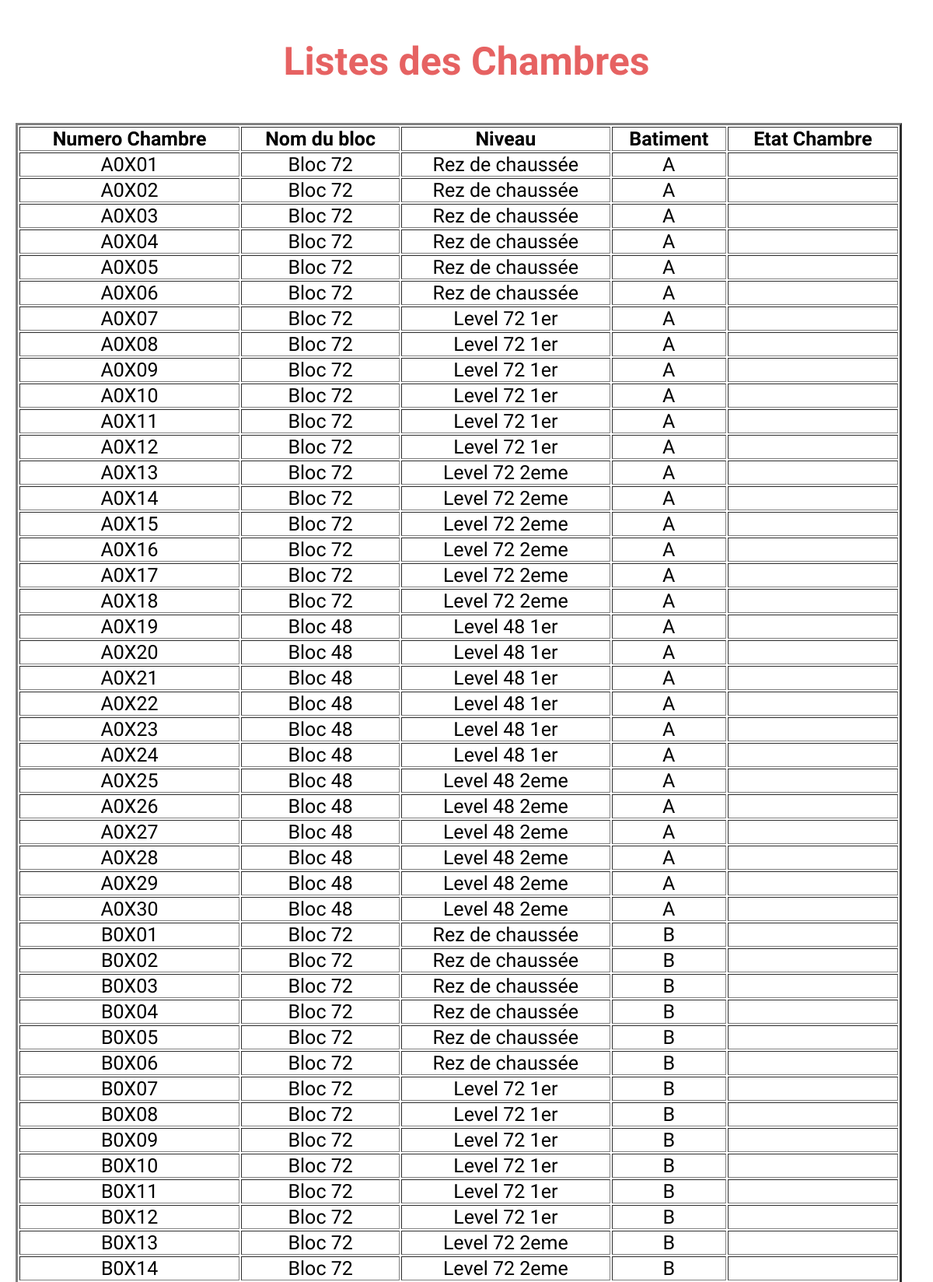
Screenshot of /list-rooms.php (upper part) with the database file from the repository.
### tables this page shows
CREATE TABLE `chambre` (
  `numChambre` varchar(10) NOT NULL,
  `level` varchar(50) NOT NULL,
  `nomBloc` varchar(10) NOT NULL,
  `batiment` varchar(1) NOT NULL,
  `etat` varchar(10) NOT NULL
);

### list-rooms.php (the view, shortened to what this page needs)
<!DOCTYPE html>
<html lang="en">
<head>
    <link rel="stylesheet" type="text/css" href="css/style.css">
</head>
<body>
<?php
        $bdd = new PDO('mysql:host=localhost; dbname=bd_groupe14; charset=utf8','root','');
        $req = $bdd -> query('SELECT * FROM chambre');
    ?>
    <section class="list-client">
        <div class="list-client-text">
            <h3>Listes des Chambres</h3>
        </div>
        <div class="table">
            <table class="table-content" border="3">
                <tr>
                    <th>Numero Chambre</th>
                    <th>Nom du bloc</th>
                    <th>Niveau</th>
                    <th>Batiment</th>
                    <th>Etat Chambre</th>
                </tr>
                <?php
                    while($resultat=$req->fetch()){
                ?>
                <tr>
                    <td><?php echo $resultat['numChambre']; ?></td>
                    <td><?php echo $resultat['nomBloc']; ?></td>
                    <td><?php echo $resultat['level']; ?></td>
                    <td><?php echo $resultat['batiment']; ?></td>
                    <td><?php echo $resultat['etat']; ?></td>
                </tr>
                <?php
                    }
                ?>
            </table>
        </div>
    </section>
</body>
</html>

### style.css (style rules this page uses)
* { margin: 0; padding: 0; box-sizing: border-box; }
.list-client { min-height: 100vh; width: 100%; position: relative; font-family: 'Yanone Kaffeesatz', sans-serif; }
.list-client .list-client-text { display: block; margin: 50px; }
.list-client .list-client-text h3 { text-align: center; font-size: 50px; font-weight: 600; color: #e66262; }
.list-client .table { font-size: 25px; display: flex; margin: 12px 20px; width: 100%; }
.list-client .table .table-content { position: absolute; width: 95%; text-align: center; }

### rows the page displays
chambre: numChambre "A0X01", nomBloc "Bloc 72", level "Rez de chaussée", batiment "A"
chambre: numChambre "A0X02", nomBloc "Bloc 72", level "Rez de chaussée", batiment "A"
chambre: numChambre "A0X03", nomBloc "Bloc 72", level "Rez de chaussée", batiment "A"
chambre: numChambre "A0X04", nomBloc "Bloc 72", level "Rez de chaussée", batiment "A"
chambre: numChambre "A0X05", nomBloc "Bloc 72", level "Rez de chaussée", batiment "A"
chambre: numChambre "A0X06", nomBloc "Bloc 72", level "Rez de chaussée", batiment "A"
chambre: numChambre "A0X07", nomBloc "Bloc 72", level "Level 72 1er", batiment "A"
chambre: numChambre "A0X08", nomBloc "Bloc 72", level "Level 72 1er", batiment "A"
chambre: numChambre "A0X09", nomBloc "Bloc 72", level "Level 72 1er", batiment "A"
chambre: numChambre "A0X10", nomBloc "Bloc 72", level "Level 72 1er", batiment "A"
chambre: numChambre "A0X11", nomBloc "Bloc 72", level "Level 72 1er", batiment "A"
chambre: numChambre "A0X12", nomBloc "Bloc 72", level "Level 72 1er", batiment "A"
chambre: numChambre "A0X13", nomBloc "Bloc 72", level "Level 72 2eme", batiment "A"
chambre: numChambre "A0X14", nomBloc "Bloc 72", level "Level 72 2eme", batiment "A"
chambre: numChambre "A0X15", nomBloc "Bloc 72", level "Level 72 2eme", batiment "A"
chambre: numChambre "A0X16", nomBloc "Bloc 72", level "Level 72 2eme", batiment "A"
chambre: numChambre "A0X17", nomBloc "Bloc 72", level "Level 72 2eme", batiment "A"
chambre: numChambre "A0X18", nomBloc "Bloc 72", level "Level 72 2eme", batiment "A"
chambre: numChambre "A0X19", nomBloc "Bloc 48", level "Level 48 1er", batiment "A"
chambre: numChambre "A0X20", nomBloc "Bloc 48", level "Level 48 1er", batiment "A"
chambre: numChambre "A0X21", nomBloc "Bloc 48", level "Level 48 1er", batiment "A"
chambre: numChambre "A0X22", nomBloc "Bloc 48", level "Level 48 1er", batiment "A"
chambre: numChambre "A0X23", nomBloc "Bloc 48", level "Level 48 1er", batiment "A"
chambre: numChambre "A0X24", nomBloc "Bloc 48", level "Level 48 1er", batiment "A"
chambre: numChambre "A0X25", nomBloc "Bloc 48", level "Level 48 2eme", batiment "A"
chambre: numChambre "A0X26", nomBloc "Bloc 48", level "Level 48 2eme", batiment "A"
chambre: numChambre "A0X27", nomBloc "Bloc 48", level "Level 48 2eme", batiment "A"
chambre: numChambre "A0X28", nomBloc "Bloc 48", level "Level 48 2eme", batiment "A"
chambre: numChambre "A0X29", nomBloc "Bloc 48", level "Level 48 2eme", batiment "A"
chambre: numChambre "A0X30", nomBloc "Bloc 48", level "Level 48 2eme", batiment "A"
chambre: numChambre "B0X01", nomBloc "Bloc 72", level "Rez de chaussée", batiment "B"
chambre: numChambre "B0X02", nomBloc "Bloc 72", level "Rez de chaussée", batiment "B"
chambre: numChambre "B0X03", nomBloc "Bloc 72", level "Rez de chaussée", batiment "B"
chambre: numChambre "B0X04", nomBloc "Bloc 72", level "Rez de chaussée", batiment "B"
chambre: numChambre "B0X05", nomBloc "Bloc 72", level "Rez de chaussée", batiment "B"
chambre: numChambre "B0X06", nomBloc "Bloc 72", level "Rez de chaussée", batiment "B"
chambre: numChambre "B0X07", nomBloc "Bloc 72", level "Level 72 1er", batiment "B"
chambre: numChambre "B0X08", nomBloc "Bloc 72", level "Level 72 1er", batiment "B"
chambre: numChambre "B0X09", nomBloc "Bloc 72", level "Level 72 1er", batiment "B"
chambre: numChambre "B0X10", nomBloc "Bloc 72", level "Level 72 1er", batiment "B"
chambre: numChambre "B0X11", nomBloc "Bloc 72", level "Level 72 1er", batiment "B"
chambre: numChambre "B0X12", nomBloc "Bloc 72", level "Level 72 1er", batiment "B"
chambre: numChambre "B0X13", nomBloc "Bloc 72", level "Level 72 2eme", batiment "B"
chambre: numChambre "B0X14", nomBloc "Bloc 72", level "Level 72 2eme", batiment "B"
